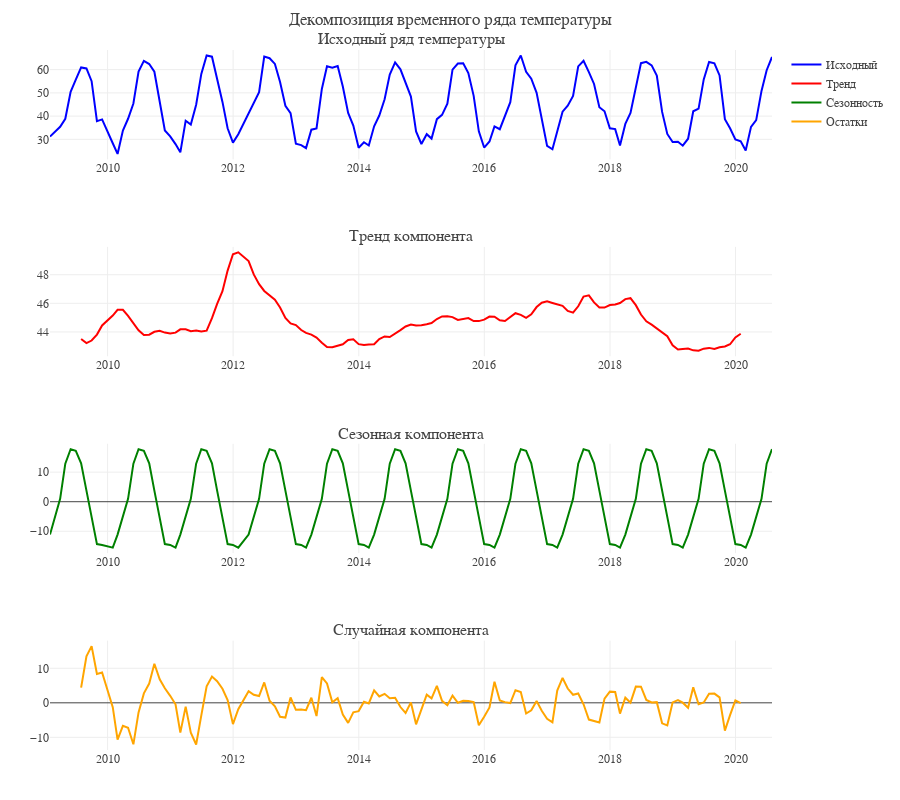

This figure's notebook cell:
### Markdown cell above
# 11. Декомпозиция временного ряда

### Code cell
# Подготовка данных для декомпозиции
monthly_temp = df.set_index('Date')['Average temperature (°F)'].resample('M').mean()

# Декомпозиция временного ряда
decomposition = seasonal_decompose(monthly_temp.dropna(), model='additive', period=12)

# Визуализация декомпозиции
fig = make_subplots(rows=4, cols=1, 
                   subplot_titles=['Исходный ряд температуры', 
                                  'Тренд компонента', 
                                  'Сезонная компонента', 
                                  'Случайная компонента'])

fig.add_trace(go.Scatter(x=decomposition.observed.index, y=decomposition.observed,
                         name='Исходный', line=dict(color='blue')), row=1, col=1)
fig.add_trace(go.Scatter(x=decomposition.trend.index, y=decomposition.trend,
                         name='Тренд', line=dict(color='red')), row=2, col=1)
fig.add_trace(go.Scatter(x=decomposition.seasonal.index, y=decomposition.seasonal,
                         name='Сезонность', line=dict(color='green')), row=3, col=1)
fig.add_trace(go.Scatter(x=decomposition.resid.index, y=decomposition.resid,
                         name='Остатки', line=dict(color='orange')), row=4, col=1)

fig.update_layout(height=800, title_text="Декомпозиция временного ряда температуры")
fig.show()

# Анализ тренда
trend_slope = (decomposition.trend[-12:].mean() - decomposition.trend[:12].mean()) / len(decomposition.trend)
print(f"Среднегодовое изменение температуры: {trend_slope:.3f}°F/год")

### Figure 1 — Plotly figure (JSON) as saved in the notebook; plotly's stock layout.template omitted (floating-point values rounded to 4 significant figures; data arrays with more than 128 entries replaced by an {"elided": "..."} marker saying what was removed)
{"data": [{"line": {"color": "blue"}, "name": "Исходный", "type": "scatter", "x": {"elided": "137 str values"}, "xaxis": "x", "y": {"elided": "137 float values"}, "yaxis": "y"}, {"line": {"color": "red"}, "name": "Тренд", "type": "scatter", "x": {"elided": "137 str values"}, "xaxis": "x2", "y": {"elided": "137 float values"}, "yaxis": "y2"}, {"line": {"color": "green"}, "name": "Сезонность", "type": "scatter", "x": {"elided": "137 str values"}, "xaxis": "x3", "y": {"elided": "137 float values"}, "yaxis": "y3"}, {"line": {"color": "orange"}, "name": "Остатки", "type": "scatter", "x": {"elided": "137 str values"}, "xaxis": "x4", "y": {"elided": "137 float values"}, "yaxis": "y4"}], "layout": {"annotations": [{"font": {"size": 16}, "showarrow": false, "text": "Исходный ряд температуры", "x": 0.5, "xanchor": "center", "xref": "paper", "y": 1, "yanchor": "bottom", "yref": "paper"}, {"font": {"size": 16}, "showarrow": false, "text": "Тренд компонента", "x": 0.5, "xanchor": "center", "xref": "paper", "y": 0.7188, "yanchor": "bottom", "yref": "paper"}, {"font": {"size": 16}, "showarrow": false, "text": "Сезонная компонента", "x": 0.5, "xanchor": "center", "xref": "paper", "y": 0.4375, "yanchor": "bottom", "yref": "paper"}, {"font": {"size": 16}, "showarrow": false, "text": "Случайная компонента", "x": 0.5, "xanchor": "center", "xref": "paper", "y": 0.1562, "yanchor": "bottom", "yref": "paper"}], "height": 800, "title": {"text": "Декомпозиция временного ряда температуры"}, "xaxis": {"anchor": "y", "domain": [0, 1]}, "xaxis2": {"anchor": "y2", "domain": [0, 1]}, "xaxis3": {"anchor": "y3", "domain": [0, 1]}, "xaxis4": {"anchor": "y4", "domain": [0, 1]}, "yaxis": {"anchor": "x", "domain": [0.8438, 1]}, "yaxis2": {"anchor": "x2", "domain": [0.5625, 0.7188]}, "yaxis3": {"anchor": "x3", "domain": [0.2812, 0.4375]}, "yaxis4": {"anchor": "x4", "domain": [0, 0.1562]}}}
